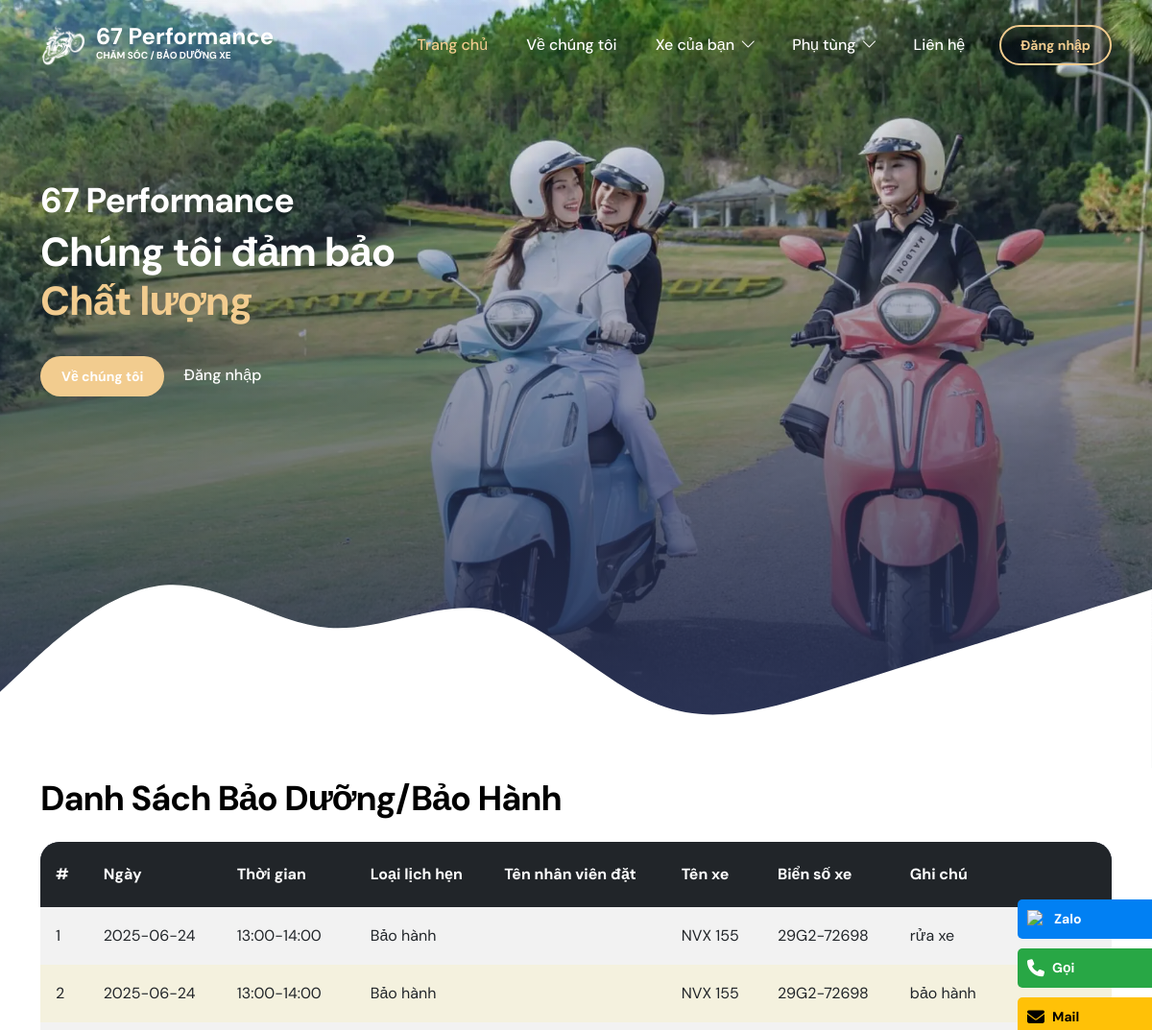
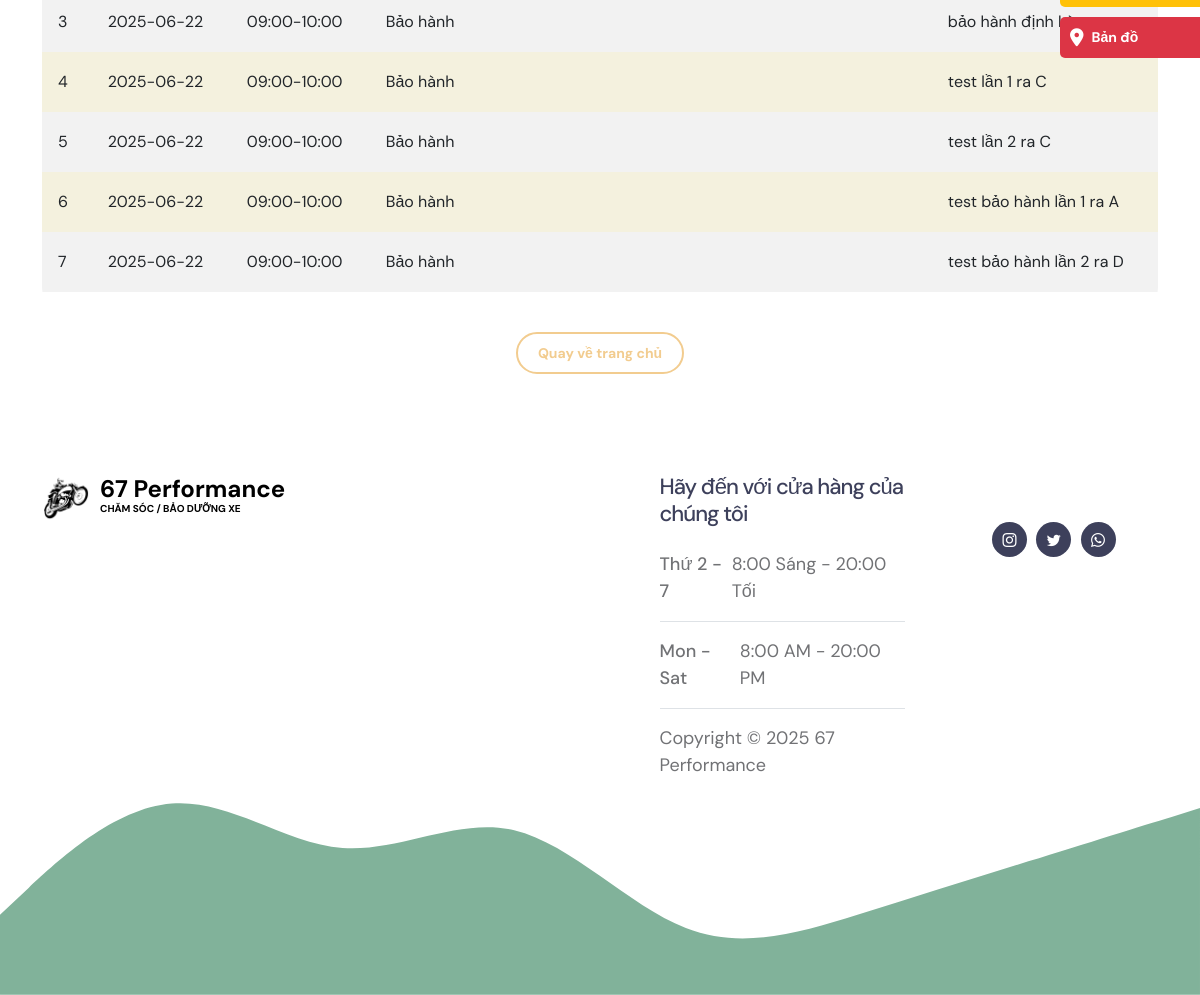
The app's page /User/listbaohanh.php with its own data (2 pictures, top to bottom).
### tables this page shows
CREATE TABLE `lichhen` (
  `MaLH` int(11) NOT NULL,
  `TenXe` varchar(255) NOT NULL,
  `LoaiXe` varchar(100) NOT NULL,
  `PhanKhuc` varchar(100) NOT NULL,
  `MoTaLyDo` text NOT NULL,
  `nhanvien_MaNV` int(11) NOT NULL,
  `NgayHen` date NOT NULL,
  `ThoiGianCa` varchar(255) NOT NULL,
  `PhanLoai` int(11) DEFAULT 0,
  `TrangThai` varchar(50) NOT NULL DEFAULT 'cho duyet',
  `xemay_MaXE` int(11) NOT NULL,
  `khachhang_MaKH` int(11) NOT NULL
);

CREATE TABLE `xemay` (
  `MaXE` int(11) NOT NULL,
  `TenXe` varchar(255) DEFAULT NULL,
  `LoaiXe` varchar(255) DEFAULT NULL,
  `PhanKhuc` varchar(255) DEFAULT NULL,
  `BienSoXe` varchar(255) DEFAULT NULL,
  `HinhAnhMatTruocXe` varchar(255) DEFAULT NULL,
  `HinhAnhMatSauXe` varchar(255) DEFAULT NULL,
  `hoadon_MaHD` int(11) DEFAULT NULL,
  `khachhang_MaKH` int(11) DEFAULT NULL
);

### User/model/DSLichBaoHanh.php (called while the page is built, shortened)
<?php
class DSLichBaoHanh
{
    private $db;
    public function __construct()
    {
        $this->db = new PDO('mysql:host=localhost;dbname=quanlybaoduongxe;charset=utf8', 'root', '');
    }
    public function getAllBaoHanh()
    {
        $sql = "SELECT lh.MaLH,
                       lh.NgayHen AS Ngay,
                       lh.PhanLoai,
                       lh.ThoiGianCa,
                       nv.TenNV AS TenNhanVien,
                       xm.TenXe,
                       xm.BienSoXe,
                       lh.MoTaLyDo AS ThongTinTruocBaoHanh
                FROM lichhen lh
                LEFT JOIN xemay xm ON lh.xemay_MaXE = xm.MaXE
                LEFT JOIN nhanvien nv ON lh.nhanvien_MaNV = nv.MaNV
                WHERE lh.PhanLoai = 1
                ORDER BY lh.NgayHen DESC";
        $stmt = $this->db->query($sql);
        return $stmt->fetchAll(PDO::FETCH_ASSOC);
    }
}
?>

### User/listbaohanh.php (the view, shortened to what this page needs)
<?php
include_once './model/DSLichBaoHanh.php';
$model = new DSLichBaoHanh();
if (isset($_SESSION['MaKH'])) {
    $maKH = $_SESSION['MaKH'];
    $baohanhList = $model->getBaoHanhByKhachHang($maKH);
} else {
    $baohanhList = $model->getAllBaoHanh();
}
function tenLoaiLichHen($phanLoai) {
    switch ($phanLoai) {
        case 1: return "Bảo hành";
    }
}
?>
<!doctype html>
<html lang="en">
<head>
    <link href="css/bootstrap.min.css" rel="stylesheet">
    <link href="css/bootstrap-icons.css" rel="stylesheet">
    <link href="css/templatemo-tiya-golf-club.css" rel="stylesheet">
    <link rel="stylesheet" href="https://cdnjs.cloudflare.com/ajax/libs/font-awesome/6.5.0/css/all.min.css">
    <link rel="stylesheet" href="https://cdn.jsdelivr.net/npm/swiper@10/swiper-bundle.min.css">
</head>
<body>
    <main>
        <?php include('./layouts/navbar/navbar.php') ?>
        <?php include('./layouts/hero/hero.php') ?>
        <section class="section-padding">
        <div class="container">
            <h2 class="mb-4">Danh Sách Bảo Dưỡng/Bảo Hành</h2>
            <div class="table-responsive">
                <table class="table table-bordered table-striped align-middle">
                    <thead class="table-dark">
                        <tr>
                            <th>#</th>
                            <th>Ngày</th>
                            <th>Thời gian</th>
                            <th>Loại lịch hẹn</th>
                            <th>Tên nhân viên đặt</th>
                            <th>Tên xe</th>
                            <th>Biển số xe</th>
                            <th>Ghi chú</th>
                        </tr>
                    </thead>
                    <tbody>
                        <?php if (!empty($baohanhList)): ?>
                            <?php foreach ($baohanhList as $i => $item): ?>
                                <tr>
                                    <td><?php echo $i + 1; ?></td>
                                    <td><?php echo htmlspecialchars($item['Ngay']); ?></td>
                                    <td><?php echo htmlspecialchars($item['ThoiGianCa'] ?? ''); ?></td>
                                    <td><?php echo htmlspecialchars(tenLoaiLichHen($item['PhanLoai'])); ?></td>
                                    <td><?php echo htmlspecialchars($item['TenNhanVien'] ?? ''); ?></td>
                                    <td><?php echo htmlspecialchars($item['TenXe'] ?? ''); ?></td>
                                    <td><?php echo htmlspecialchars($item['BienSoXe'] ?? ''); ?></td>
                                    <td><?php echo htmlspecialchars($item['ThongTinTruocBaoHanh'] ?? ''); ?></td>
                                </tr>
                            <?php endforeach; ?>
                        <?php else: ?>
                            <tr>
                                <td colspan="8" class="text-center">Không có lịch bảo hành nào.</td>
                            </tr>
                        <?php endif; ?>
                    </tbody>
                </table>
            </div>
        </div>
        <div class="text-center mt-4">
              <a href="index.php" class="btn custom-btn custom-border-btn">Quay về trang chủ</a>
        </div>
    </section>
        <?php include('./layouts/button/button.php') ?>
    </main>
    <?php include('./layouts/footer/footer.php') ?>
</body>
</html>

### User/css/templatemo-tiya-golf-club.css (style rules this page uses)
:root { --white-color: #ffffff; --primary-color: #81B29A; --secondary-color: #3D405B; --section-bg-color: #F4F1DE; --custom-btn-bg-color: #F2CC8F; --custom-btn-bg-hover-color: #E07A5F; --dark-color: #000000; --p-color: #717275; --link-hover-color: #F2CC8F; --body-font-family: 'DM Sans', sans-serif; --h1-font-size: 42px; --h2-font-size: 36px; --h3-font-size: 28px; --h4-font-size: 24px; --h5-font-size: 22px; --h6-font-size: 20px; --p-font-size: 18px; --menu-font-size: 16px; --btn-font-size: 14px; --border-radius-large: 100px; --border-radius-medium: 20px; --border-radius-small: 10px; --font-weight-normal: 400; --font-weight-medium: 500; --font-weight-bold: 700; }
body { background-color: var(--white-color); font-family: var(--body-font-family); }
h2, h3, h4, h5, h6 { color: var(--dark-color); }
h1, h2, h3, h4, h5, h6 { font-weight: var(--font-weight-medium); letter-spacing: -1px; }
h2 { font-size: var(--h2-font-size); font-weight: var(--font-weight-bold); }
a, button { touch-action: manipulation; transition: all 0.3s; }
a { display: inline-block; color: var(--secondary-color); text-decoration: none; }
.section-padding { padding-top: 100px; padding-bottom: 100px; }
.custom-btn { background: var(--custom-btn-bg-color); border: 2px solid transparent; border-radius: var(--border-radius-large); color: var(--white-color); font-size: var(--btn-font-size); font-weight: var(--font-weight-bold); line-height: normal; transition: all 0.3s; padding: 10px 20px; }
.custom-border-btn { background: transparent; border: 2px solid var(--custom-btn-bg-color); color: var(--custom-btn-bg-color); }
.table-responsive { border-radius: var(--border-radius-medium); }
.table-responsive tbody, .table-responsive td, .table-responsive tfoot, .table-responsive th, .table-responsive thead, .table-responsive tr { border: 0; }
.table-responsive thead tr { background-color: var(--secondary-color); color: var(--white-color); }
.table-responsive thead th { padding: 22px 16px !important; }
.table-responsive tbody tr:nth-child(even) { background-color: var(--section-bg-color); }
.table>:not(caption)>*>* { padding: 18px 16px; }

### records on screen
lichhen: NgayHen "2025-06-24", ThoiGianCa "13:00-14:00", PhanLoai "Bảo hành", xemay.TenXe "NVX 155", xemay.BienSoXe "29G2-72698", MoTaLyDo "rửa xe"
lichhen: NgayHen "2025-06-24", ThoiGianCa "13:00-14:00", PhanLoai "Bảo hành", xemay.TenXe "NVX 155", xemay.BienSoXe "29G2-72698", MoTaLyDo "bảo hành"
lichhen: NgayHen "2025-06-22", ThoiGianCa "09:00-10:00", PhanLoai "Bảo hành", MoTaLyDo "bảo hành định kỳ"
lichhen: NgayHen "2025-06-22", ThoiGianCa "09:00-10:00", PhanLoai "Bảo hành", MoTaLyDo "test lần 1 ra C"
lichhen: NgayHen "2025-06-22", ThoiGianCa "09:00-10:00", PhanLoai "Bảo hành", MoTaLyDo "test lần 2 ra C"
lichhen: NgayHen "2025-06-22", ThoiGianCa "09:00-10:00", PhanLoai "Bảo hành", MoTaLyDo "test bảo hành lần 1 ra A"
lichhen: NgayHen "2025-06-22", ThoiGianCa "09:00-10:00", PhanLoai "Bảo hành", MoTaLyDo "test bảo hành lần 2 ra D"
